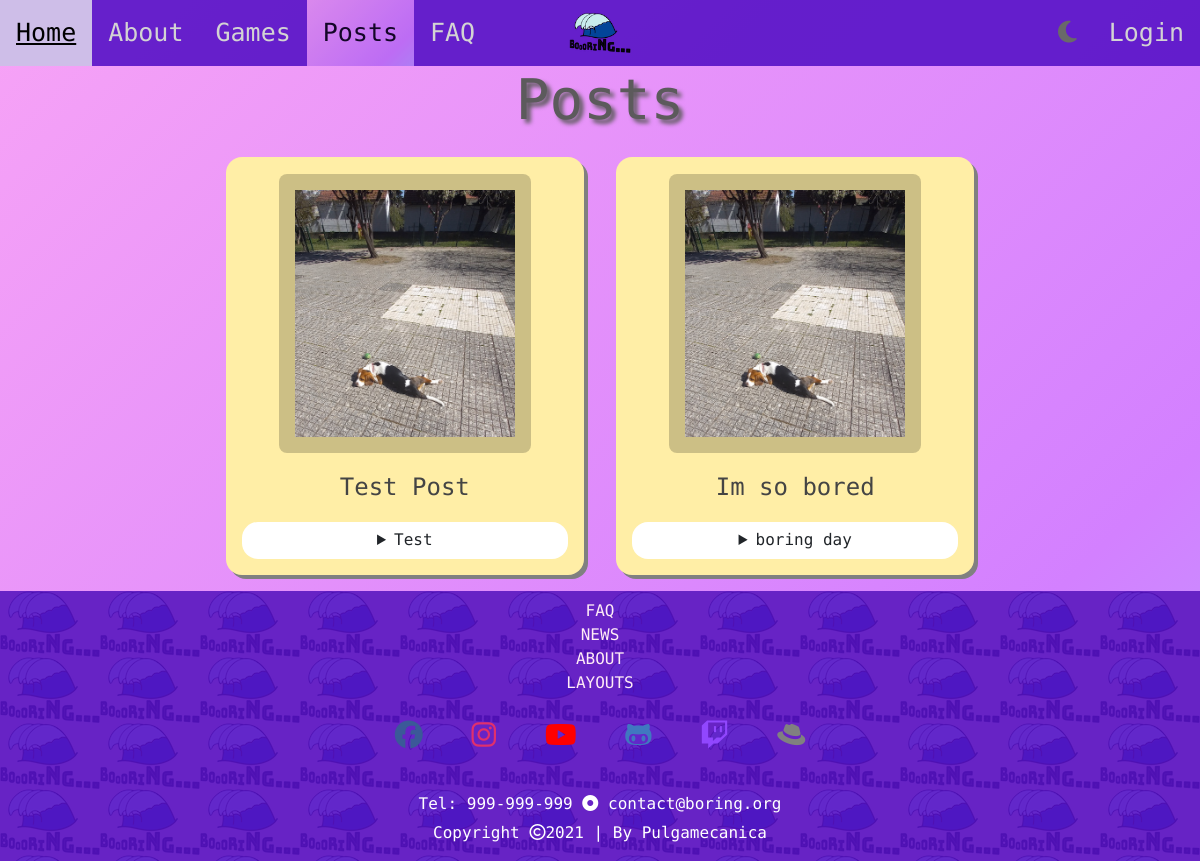
The page /posts on the database its author committed.
### boring/models.py (models this page shows, shortened)
class Post(models.Model):
    title = models.CharField(max_length = 30)
    description = models.TextField(max_length = 150)
    views = models.IntegerField(default = 0)
    likes = models.IntegerField(default = 0)
    active = models.BooleanField(default=False)
    created_at = models.DateTimeField(auto_now_add=True)
    short_description = models.CharField(max_length = 15, default='Details')
    user = models.ForeignKey(BoringUser, on_delete=models.CASCADE, related_name="posts")

### boring_website/views.py (the view)
# urls.py: path('posts', views.posts_page_view, name='posts'),
def posts_page_view(request):
    context = {'posts': Post.objects.all().filter(active=True)}
    return render(request, 'boring_website/posts.html', context)

### boring_website/templates/boring_website/posts.html (shortened to what this page needs)
{% extends 'boring_website/base.html' %}
{% block main %}
    <h1 class="posts_title">Posts</h1>
	<div class="posts_wrapper" id="posts-active">
		{% for post in posts %}
			<figure>
				<button onclick="openImage('boring_website/images/doggoPost.png')">
					{% load static %}
					<img src="{% static 'boring_website/images/doggoPost.png' %}" alt="dog beagle">
					<figcaption> {{ post.title }} </figcaption>
				</button>
				<details>
					<summary> {{ post.short_description }} </summary>
				</details>
			</figure>
		{% endfor %}
	</div>
{% endblock %}

### boring_website/static/boring_website/css/base.css (style rules this page uses)
html { scroll-behavior: smooth; }
body { margin: 0; background: linear-gradient(-45deg, #17eb76, #0be683, #4fe3b9, #8cd5ff, #d380ff, #f7a3f6); background-size: 400% 400%; animation: gradient 10s ease infinite; font-family: 'Nova Mono', monospace; }

### boring_website/static/boring_website/css/posts.css (style rules this page uses)
.posts_title { text-align: center; color: #5c5a5c; font-size: 350%; text-shadow: 4px 4px 4px #5c5a5c; }
.posts_wrapper { margin: auto; width: 90%; display: flex; justify-content: center; flex-wrap: wrap; align-items: baseline; padding: 0.5em; }
.posts_wrapper figure { text-align: center; margin: 0.5rem 1rem; padding: 1rem; border-radius: 1em; background: #ffeea6; box-shadow: 4px 4px gray; max-width: 40%; }
.posts_wrapper figure img { padding: 1rem; background: rgba(0, 0, 0, 0.2); border-radius: 0.5em; max-width: 350px; max-height: 350px; width: 80%; }
.posts_wrapper figure figcaption { padding: 1rem; font-size: 150%; color: #444; padding-bottom: 0; }
.posts_wrapper figure button { background: none;border: none; }
.posts_wrapper figure details { margin-top: 1rem; cursor: pointer; background: #fff; padding: 0.4rem; border-radius: 1em; }

### rows shown on the page
Post: title "Test Post", short_description "Test"
Post: title "Im so bored", short_description "boring day"
